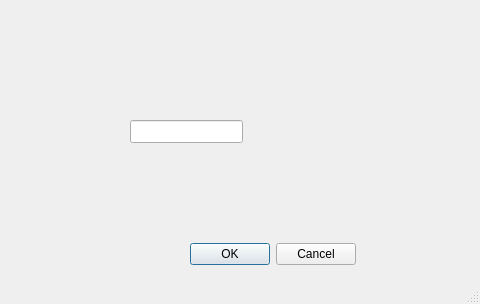
<?xml version="1.0" encoding="UTF-8"?>
<ui version="4.0">
 <class>MainWindowClass</class>
 <widget class="QMainWindow" name="MainWindowClass">
  <property name="geometry">
   <rect>
    <x>0</x>
    <y>0</y>
    <width>480</width>
    <height>304</height>
   </rect>
  </property>
  <property name="windowTitle">
   <string>MainWindow</string>
  </property>
  <widget class="QWidget" name="centralWidget">
   <property name="enabled">
    <bool>true</bool>
   </property>
   <widget class="QLineEdit" name="lineEdit">
    <property name="geometry">
     <rect>
      <x>130</x>
      <y>120</y>
      <width>113</width>
      <height>23</height>
     </rect>
    </property>
   </widget>
   <widget class="QDialogButtonBox" name="buttonBox">
    <property name="geometry">
     <rect>
      <x>180</x>
      <y>240</y>
      <width>176</width>
      <height>28</height>
     </rect>
    </property>
    <property name="standardButtons">
     <set>QDialogButtonBox::Cancel|QDialogButtonBox::Ok</set>
    </property>
   </widget>
  </widget>
  <widget class="QStatusBar" name="statusBar"/>
 </widget>
 <layoutdefault spacing="6" margin="11"/>
 <resources/>
 <connections/>
</ui>
